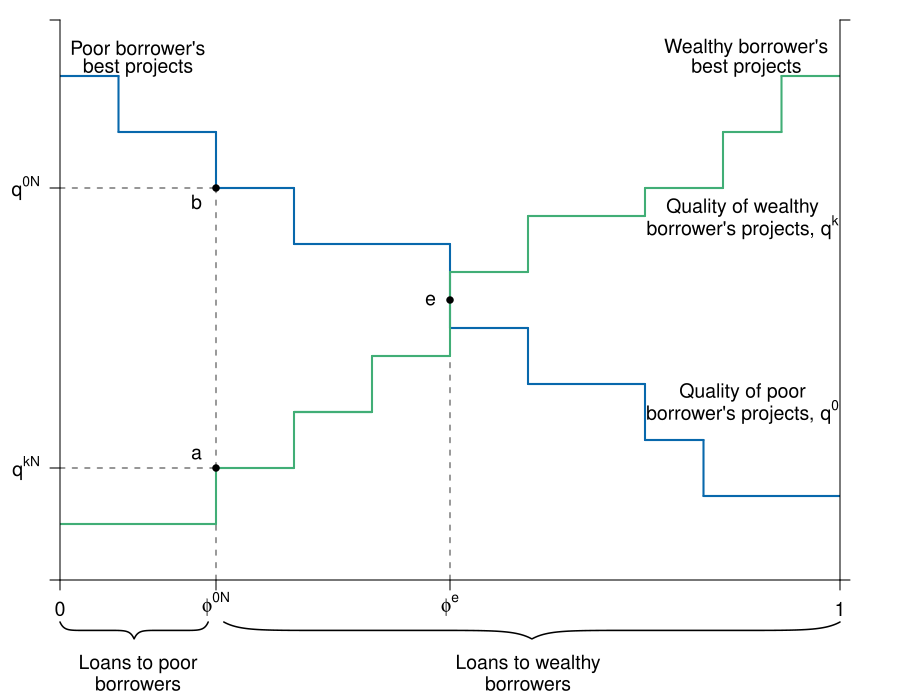

This figure's R source:
#' Graph Designer: Scott Cohn
#' Authors: Bowles & Halliday
#' Title: Coordination, Conflict and Competition: A Text in Microeconomics

library(shape)
library(pBrackets)
pdf(file = "credit/loans_wealthy_poor.pdf", width = 9, height = 7)


# setup -------------------------------------------------------------------

#Set parameters for graphics
pointsize <- 1.8
axislabelsize <- 1.8
labelsize <- 1.2
namesize <- 1.8
annotatesize <- 1.5
graphlinewidth <- 2
segmentlinewidth <- 1.5

COL <- c("#7fc97f", "#beaed4", "#fdc086", "#ffff99", "#386cb0", "#f0027f", "#bf5b17", "#666666")
COLA <- c("#e0f3db", "#99d8c9","#66c2a4","#41ae76", "#238b45", "#005824")
COLB <- c("#c6dbef", "#4eb3d3", "#2b8cbe", "#0868ac","#084081")
COLC <- c("#fcfbfd", "#efedf5", "#dadaeb", "#bcbddc", "#9e9ac8", "#807dba", "#6a51a3", "#54278f", "#3f007d")
grays <- gray.colors(25, start = 1, end = 0, alpha = 1)

#Edited the margins to cater for the larger LHS labels
par(mar =  c(6, 3, 1, 3))

xlims <- c(0, 10)
ylims <- c(0, 10)

npts <- 501 

plot(0, 0, xlim = xlims, ylim = ylims, type = "n",
     xlab = expression(paste("")),
     ylab = expression(paste("")), 
     xaxt = "n", 
     yaxt = "n", 
     cex.lab = axislabelsize, 
     bty = "n",
     xaxs = "i", 
     yaxs = "i")

ticksy <- c(0, 2, 7, ylims[2])
ylabels <- c(NA, expression(paste(q^{kN})),  expression(paste(q^0, phantom()^N)), NA)
ticksy2 <- c(0, ylims[2])
ylabels2 <- c(NA, NA)
ticksx <- c(0, 2, 5, xlims[2])
xlabels <- c(0, expression(paste(phi^{0}, phantom()^N)), expression(phi^e), 1)


# lines -------------------------------------------------------------------

# gray segments
segments(5, 0, 5, 5, lty = 2, lwd = segmentlinewidth, col = grays[20])
segments(2, 0, 2, 8, lty = 2, lwd = segmentlinewidth, col = grays[20])
segments(0, 2, 2, 2, lty = 2, lwd = segmentlinewidth, col = grays[20])
segments(0, 7, 2, 7, lty = 2, lwd = segmentlinewidth, col = grays[20])

# blue (top L to bottom R)
segments(0, 9, 0.75, 9, lty = 1, lwd = graphlinewidth, col = COLB[4])
segments(0.75, 9, 0.75, 8, lty = 1, lwd = graphlinewidth, col = COLB[4])
segments(0.75, 8, 2, 8, lty = 1, lwd = graphlinewidth, col = COLB[4])
segments(2, 8, 2, 7, lty = 1, lwd = graphlinewidth, col = COLB[4])
segments(2, 7, 3, 7, lty = 1, lwd = graphlinewidth, col = COLB[4])
segments(3, 7, 3, 6, lty = 1, lwd = graphlinewidth, col = COLB[4])
segments(3, 6, 5, 6, lty = 1, lwd = graphlinewidth, col = COLB[4])
segments(5, 6, 5, 4.5, lty = 1, lwd = graphlinewidth, col = COLB[4])
segments(5, 4.5, 6, 4.5, lty = 1, lwd = graphlinewidth, col = COLB[4])
segments(6, 4.5, 6, 3.5, lty = 1, lwd = graphlinewidth, col = COLB[4])
segments(6, 3.5, 7.5, 3.5, lty = 1, lwd = graphlinewidth, col = COLB[4])
segments(7.5, 3.5, 7.5, 2.5, lty = 1, lwd = graphlinewidth, col = COLB[4])
segments(7.5, 2.5, 8.25, 2.5, lty = 1, lwd = graphlinewidth, col = COLB[4])
segments(8.25, 2.5, 8.25, 1.5, lty = 1, lwd = graphlinewidth, col = COLB[4])
segments(8.25, 1.5, 10, 1.5, lty = 1, lwd = graphlinewidth, col = COLB[4])

# green (bottom L to top R)
segments(0, 1, 2, 1, lty = 1, lwd = graphlinewidth, col = COLA[4])
segments(2, 1, 2, 2, lty = 1, lwd = graphlinewidth, col = COLA[4])
segments(2, 2, 3, 2, lty = 1, lwd = graphlinewidth, col = COLA[4])
segments(3, 2, 3, 3, lty = 1, lwd = graphlinewidth, col = COLA[4])
segments(3, 3, 4, 3, lty = 1, lwd = graphlinewidth, col = COLA[4])
segments(3, 3, 4, 3, lty = 1, lwd = graphlinewidth, col = COLA[4])
segments(4, 3, 4, 4, lty = 1, lwd = graphlinewidth, col = COLA[4])
segments(4, 4, 5, 4, lty = 1, lwd = graphlinewidth, col = COLA[4])
segments(5, 4, 5, 5.5, lty = 1, lwd = graphlinewidth, col = COLA[4])
segments(5, 5.5, 6, 5.5, lty = 1, lwd = graphlinewidth, col = COLA[4])
segments(6, 5.5, 6, 6.5, lty = 1, lwd = graphlinewidth, col = COLA[4])
segments(6, 6.5, 7.5, 6.5, lty = 1, lwd = graphlinewidth, col = COLA[4])
segments(7.5, 6.5, 7.5, 7, lty = 1, lwd = graphlinewidth, col = COLA[4])
segments(7.5, 7, 8.5, 7, lty = 1, lwd = graphlinewidth, col = COLA[4])
segments(8.5, 7, 8.5, 8, lty = 1, lwd = graphlinewidth, col = COLA[4])
segments(8.5, 8, 9.25, 8, lty = 1, lwd = graphlinewidth, col = COLA[4])
segments(9.25, 8, 9.25, 9, lty = 1, lwd = graphlinewidth, col = COLA[4])
segments(9.25, 9, 10, 9, lty = 1, lwd = graphlinewidth, col = COLA[4])

# axis
axis(1, at = ticksx, pos = 0, labels = xlabels, cex.axis = labelsize)
axis(2, at = ticksy, pos = 0, labels = ylabels, las = 1, cex.axis = labelsize)
axis(4, at = ticksy2, pos = 10, labels = ylabels2, las = 1, cex.axis = labelsize)

# points + labels ---------------------------------------------------------

points(5, 5, pch = 16, size = 1.5) # e
text(4.75, 5, expression(e), cex = labelsize)
points(2, 2, pch = 16, size = 1.5) # a
text(1.75, 2.25, expression(a), cex = labelsize)
points(2, 7, pch = 16, size = 1.5) # b
text(1.75, 6.75, expression(b), cex = labelsize)

# annotations -------------------------------------------------------------

text(1, 9.5, expression("Poor borrower's"), cex = labelsize)
text(1, 9.15, expression("best projects"), cex = labelsize)

text(8.8, 9.5, expression("Wealthy borrower's"), cex = labelsize)
text(8.8, 9.15, expression("best projects"), cex = labelsize)

text(8.75, 6.65, expression("Quality of wealthy"), cex = labelsize)
text(8.75, 6.3, expression(paste("borrower's projects, ", q^k)), cex = labelsize)

text(8.75, 3.35, expression("Quality of poor"), cex = labelsize)
text(8.75, 3, expression(paste("borrower's projects, ", q^0)), cex = labelsize)

# brackets + labels -------------------------------------------------------

# TODO Add brackets

brackets(1.9, -0.75, 0, -0.75, lty = 1, h = 0.3, lwd = segmentlinewidth, col = 1, xpd = TRUE)
text(1, -1.5, expression("Loans to poor"), cex = labelsize, xpd = TRUE)
text(1, -1.85, expression("borrowers"), cex = labelsize, xpd = TRUE)

brackets(10, -0.75, 2.1, -0.75, lty = 1, h = 0.3, lwd = segmentlinewidth, col = 1, xpd = TRUE)
text(6, -1.5, expression("Loans to wealthy"), cex = labelsize, xpd = TRUE)
text(6, -1.85, expression("borrowers"), cex = labelsize, xpd = TRUE)

dev.off()
